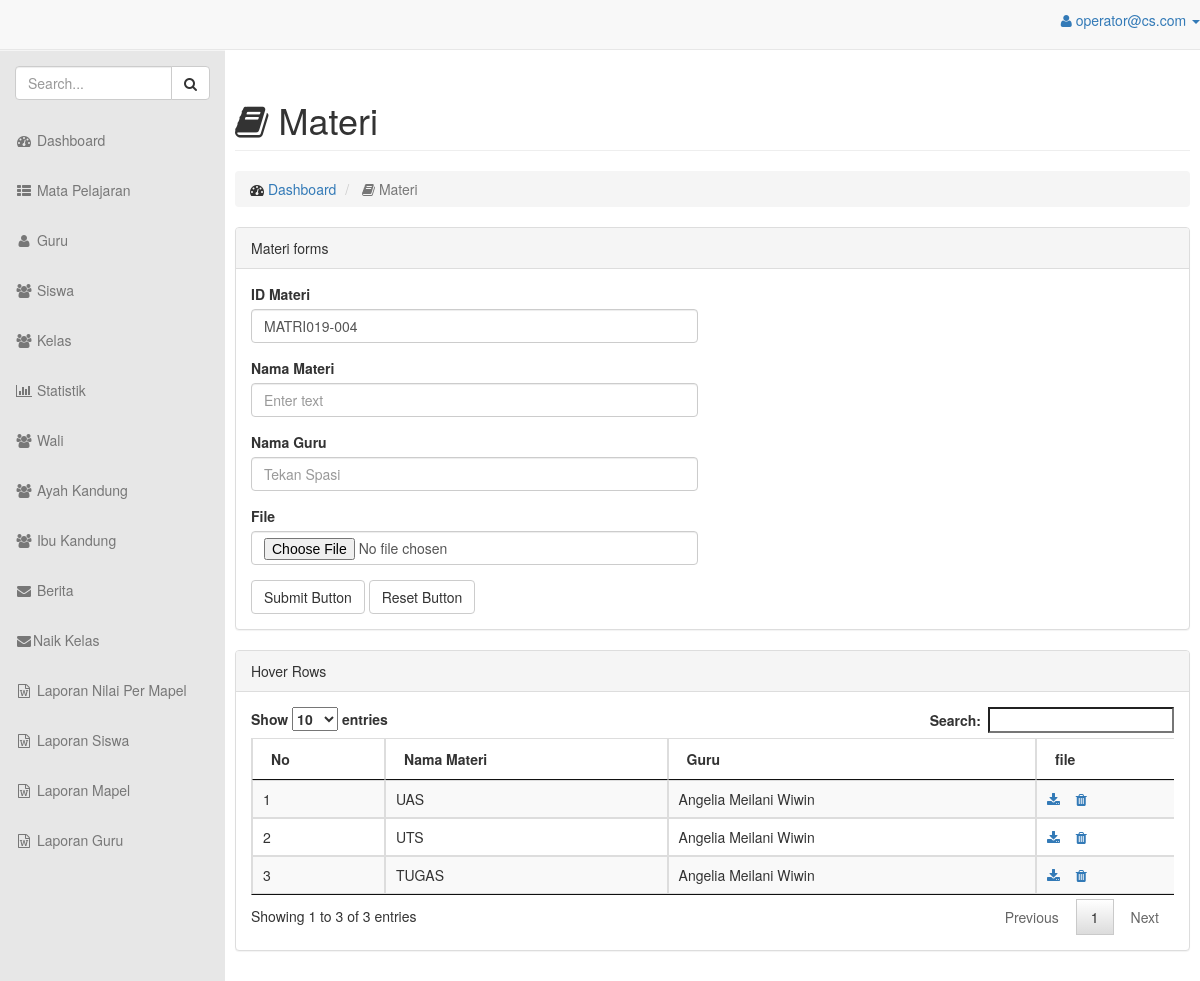
The app's page /admin/index.php?view=materi (signed in) with its own data.
### tables this page shows
CREATE TABLE `materi` (
  `id_materi` char(12) NOT NULL,
  `nama_materi` varchar(100) NOT NULL,
  `id_mengajar` char(12) NOT NULL,
  `files` text NOT NULL,
  `keterangan` text NOT NULL
);

CREATE TABLE `guru` (
  `id_guru` char(12) NOT NULL,
  `nama_guru` varchar(100) NOT NULL,
  `alamat` text NOT NULL,
  `jenis_kelamin` enum('L','P') NOT NULL,
  `agama` varchar(100) NOT NULL,
  `email` varchar(100) NOT NULL,
  `id_mapel` char(12) NOT NULL,
  `password` varchar(50) NOT NULL,
  `nik` char(16) DEFAULT NULL,
  `tempat_lahir` varchar(20) DEFAULT NULL,
  `tanggal_lahir` date DEFAULT NULL,
  `status_kepegawaian` enum('pns','honor') DEFAULT NULL,
  `pendidikan_terakhir` enum('SMA','SMK','D1','D2','D3','D4','S1','S2') DEFAULT NULL
);

### admin/inc/page.php (called while the page is built, shortened)
<?php
include_once 'header.php';
include_once 'footer.php';
?>

### admin/lib/operation/materi/auto.php (called while the page is built, shortened)
<?php
include_once 'lib/operation/koneksi.php';
function random_char( $panjang ) {
  $karakter = 'ABCDEFGHIJKLMNOPQRSTUVWXYZ';
  for ( $i = 0; $i < $panjang; $i++ ) {
    $pos = rand( 0, strlen( $karakter ) - 1 );
  }
return "MATRI";
}
$years = date( 'Y' );
$get_3_number_of_year = substr( $years,-3 );
$get_data = mysqli_query( $conn, "SELECT RIGHT(id_materi,3) FROM materi ORDER BY RIGHT(id_materi,3) DESC" );
$check_data = mysqli_num_rows( $get_data );
$fetch_data = mysqli_fetch_array( $get_data );
$maxid = $fetch_data[0];
$custom_code = random_char(3) . $get_3_number_of_year . '-';
if ( empty( $check_data ) ) {
  $new_code = 1;
} else {
  $the_code = substr( $maxid, -3 );
  $new_code = $the_code + 1;
}
$kd = '';
if ( $new_code >= 1 && $new_code < 10 ) :
  $kd .= $custom_code."00".$new_code;
elseif ( $new_code >= 10 && $new_code < 100 ) :
  $kd .= $custom_code."0".$new_code;
else :
  $kd .= $custom_code.$new_code;
endif;
?>

### admin/view/materi.php (the view, shortened to what this page needs)
 <?php include_once 'lib/operation/materi/auto.php';?>
 <div id="page-wrapper">
        <div class="row">
            <div class="col-lg-12">
                <h1 class="page-header"><span class="fa fa-book"></span> Materi</h1>
            </div>
        </div>
        <div class="row">
            <div class="col-lg-12">
              <div>
                <ol class="breadcrumb">
                        <li>
                            <i class="fa fa-dashboard"></i>  <a href="index.php?view=home">Dashboard</a>
                        </li>
                        <li class="active">
                            <i class="fa fa-book"></i> Materi
                        </li>
                    </ol>
              </div>
                <div class="panel panel-default">
                    <div class="panel-heading">
                        Materi forms
                    </div>
                    <div class="panel-body">
                        <div class="row">
                            <div class="col-lg-6">
                                <form role="form" method="post" action="index.php?view=insert_materi" enctype="multipart/form-data">
                                    <div class="form-group">
                                        <label>ID Materi</label>
                                        <input type="text" class="form-control" name="id_materi" value="<?php echo $kd;?>" required>
                                    </div>
                                    <div class="form-group">
                                        <label>Nama Materi</label>
                                        <input type="text" class="form-control" placeholder="Enter text" name="nama_materi" required>
                                    </div>
                                     <div class="form-group">
                                        <label>Nama Guru</label>
                                        <input type="text" class="form-control" id="id_mengajar" placeholder="Tekan Spasi" name="id_mengajar" required>
                                    </div>
                                    <div class="form-group">
                                        <label>File</label>
                                        <input type="file" name="files" class="form-control" placeholder="Foto" accept=".doc, .docx, .pdf" required>
                                    </div>
                                    <button type="submit" class="btn btn-default">Submit Button</button>
                                    <button type="reset" class="btn btn-default">Reset Button</button>
                                </form>
                            </div>
                        </div>
                    </div>
                </div>
            </div>
        </div>
         <div class="row">
         <div class="col-lg-12">
              <div class="panel panel-default">
                        <div class="panel-heading">
                            Hover Rows
                        </div>
                <div class="panel-body">
                            <div class="table-responsive dataTable_wrapper">
                               <table class="table table-striped table-bordered table-hover" id="dataTables-example">
                                    <thead >
                                        <tr>
                                            <th>No</th>
                                            <th>Nama Materi</th>
                                            <th>Guru</th>
                                            <th>file</th>
                                        </tr>
                                    </thead>
                                    <tbody>
                                    <?php
                                      $q = "SELECT materi.id_materi, nama_materi, guru.nama_guru, materi.files FROM materi
                                      JOIN mengajar ON materi.id_mengajar = mengajar.id_mengajar
                                      JOIN guru ON mengajar.id_guru = guru.id_guru
                                      ORDER BY id_materi ASC";
                                      $sql = mysql_query($q);
                                      $no = 1;
                                      while($res = mysql_fetch_array($sql)){?>
                                        <tr>
                                          <td><?php echo $no; ?></td>
                                          <td><?php echo $res[1]; ?></td>
                                          <td><?php echo $res['nama_guru']; ?></td>
                                          <td>
                                            <a href="./data/files/<?=$res['files'];?>" target="_blank"><i class="fa fa-download"></i></a>
                                            <a onclick="return confirm('Anda yakin?')" href="index.php?view=delete_materi&id_materi=<?php echo $res[0];?>"><i class="fa fa-trash"></i></a>
                                          </td>
                                        </tr>
                                      <?php
                                        $no++;
                                      }
                                      ?>
                                </tbody>
                                </table>
                            </div>
                        </div>
             </div>
        </div>
        </div>
    </div>
</div>

### admin/css/sb-admin.css (style rules this page uses)
body { margin-top: 100px; background-color: #f5f5f5; }
@media (min-width:768px) { body { margin-top: 50px; } }
#page-wrapper { width: 100%; padding: 0; background-color: #fff; }
@media (min-width:768px) { #page-wrapper { padding: 10px; } }

### records on screen
materi: nama_materi "UAS", guru.nama_guru "Angelia Meilani Wiwin"
materi: nama_materi "UTS", guru.nama_guru "Angelia Meilani Wiwin"
materi: nama_materi "TUGAS", guru.nama_guru "Angelia Meilani Wiwin"

### other values on screen
$_SESSION['email_admin'] "operator@cs.com"
